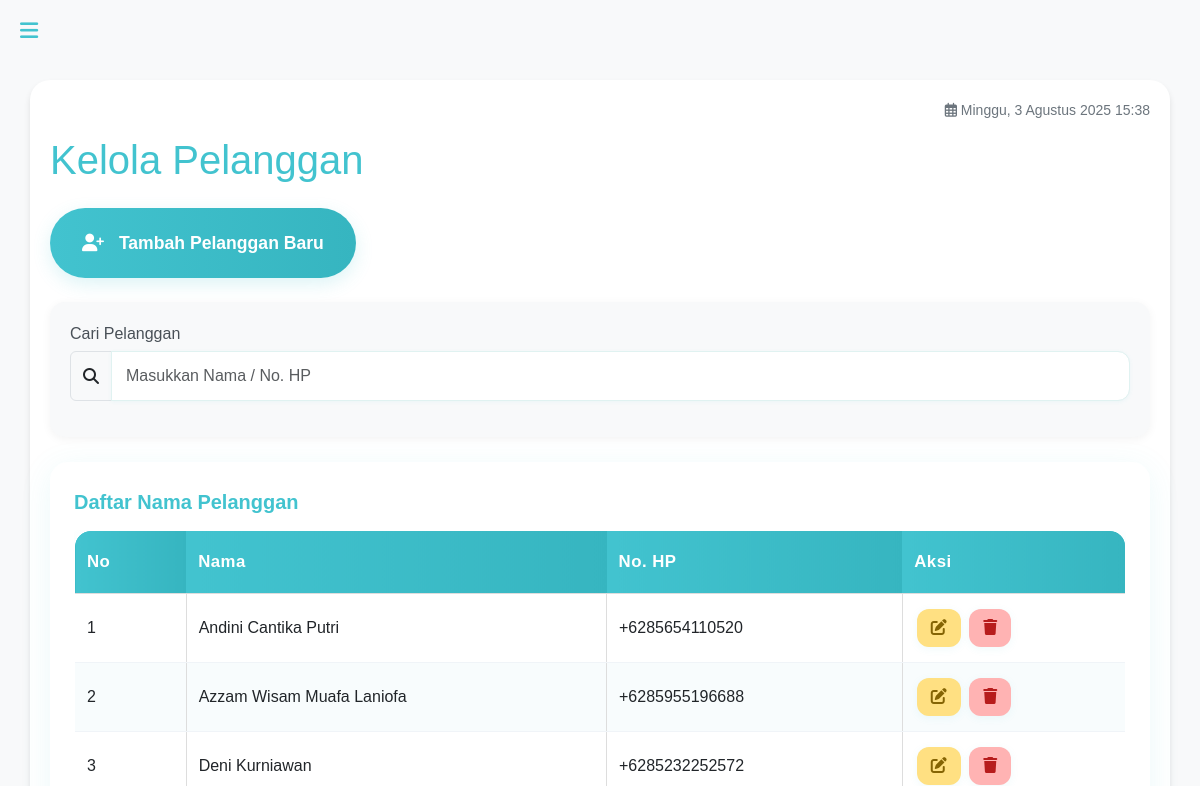
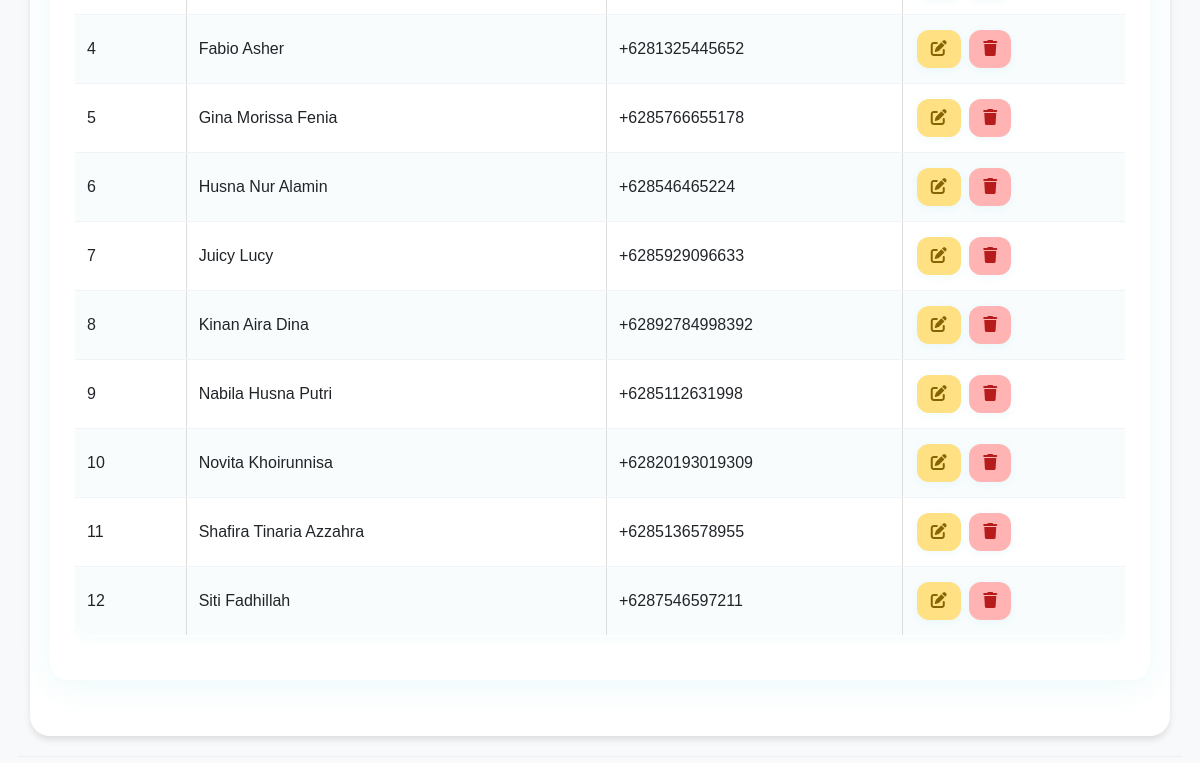
Page /admin/kelola-pelanggan.php (signed in) on the earlier database version (2 pictures, top to bottom).
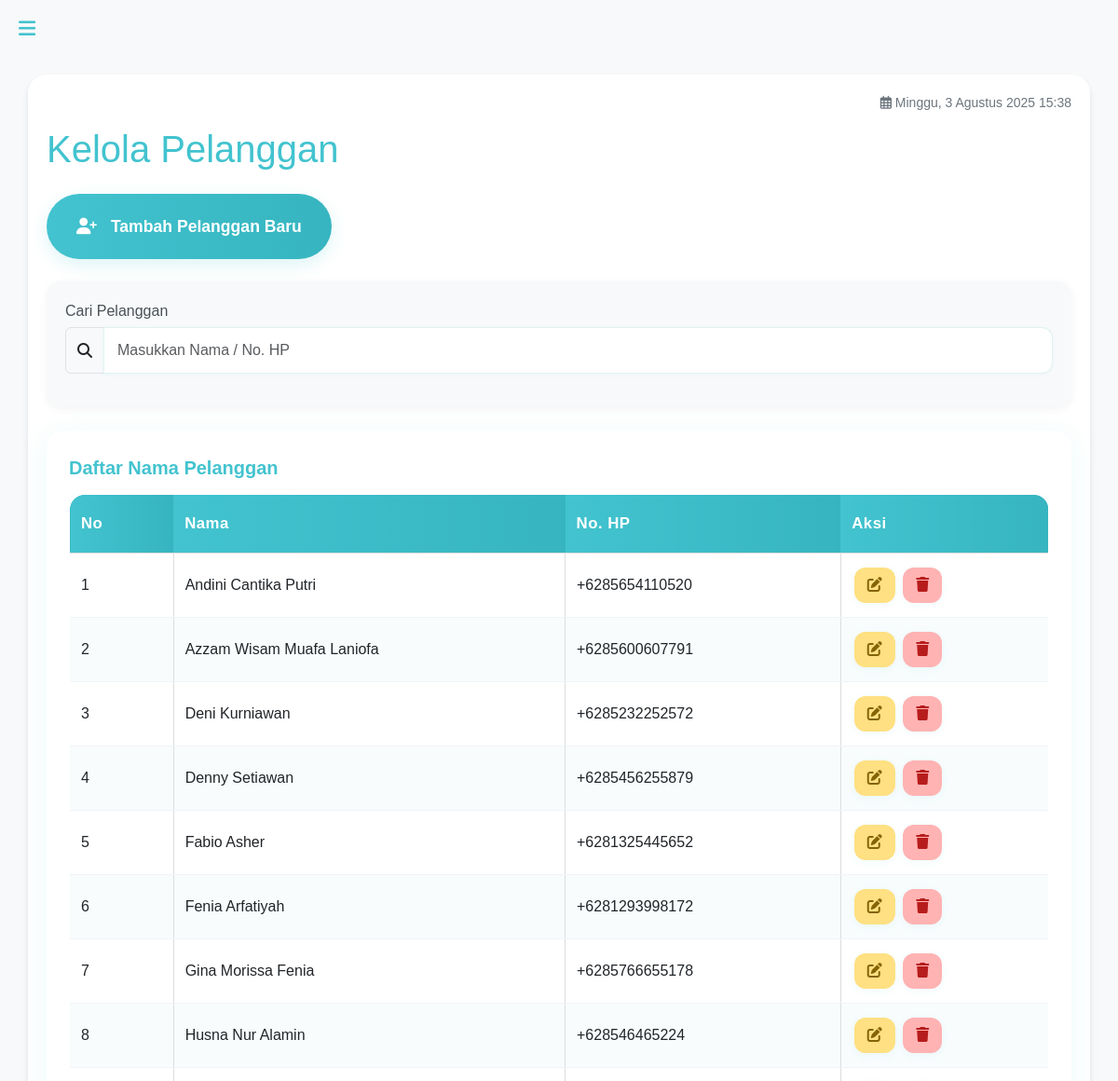
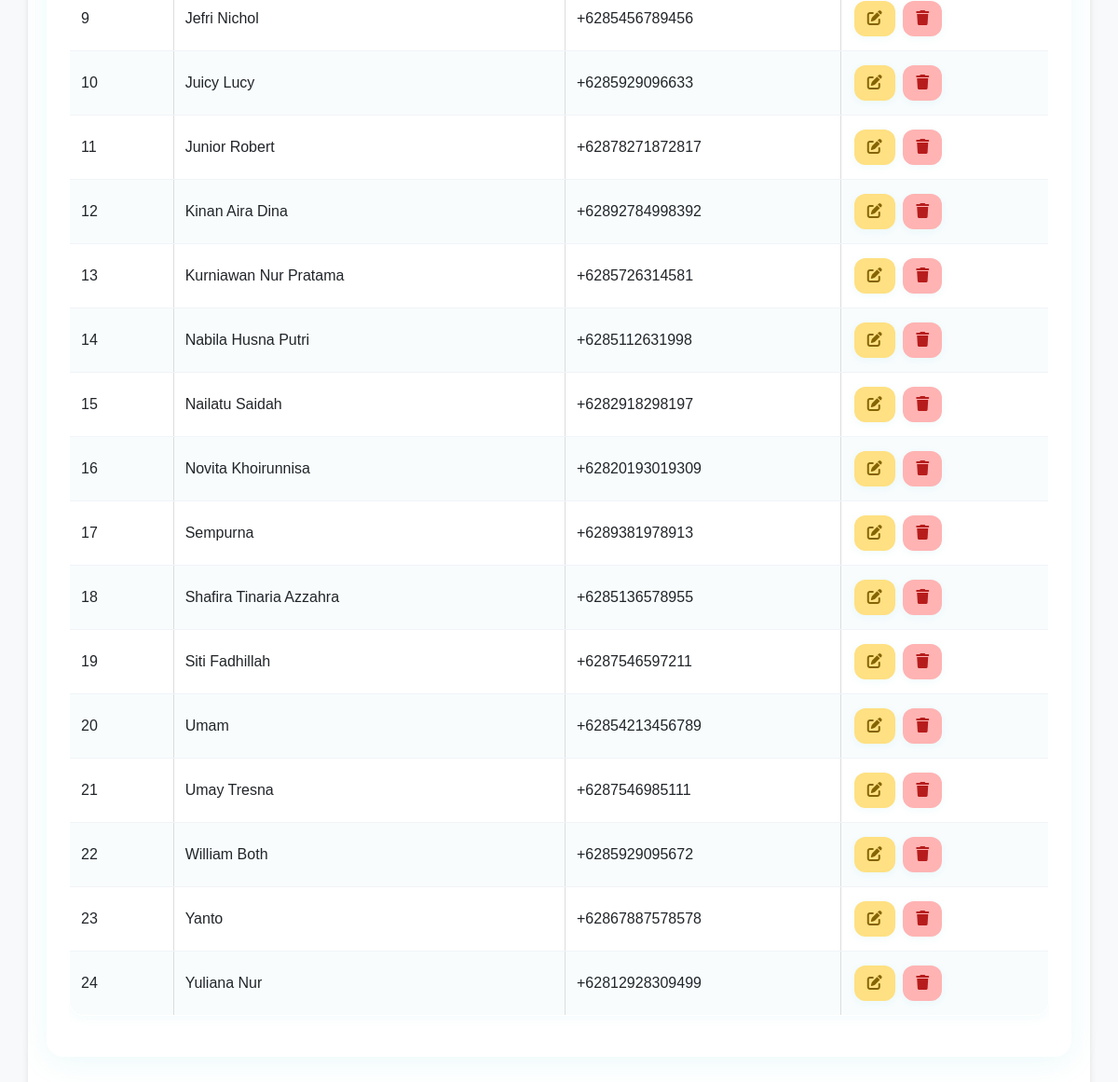
Same page on the later database version (2 pictures, top to bottom).
### tables this page shows
CREATE TABLE `pelanggan` (
  `id` int NOT NULL,
  `no_hp` varchar(15) NOT NULL,
  `nama` varchar(100) NOT NULL
);

### admin/kelola-pelanggan.php (the view, shortened to what the changed rows need)
<?php
include '../includes/db.php';
$query = "SELECT id, nama, no_hp FROM pelanggan WHERE 1=1";
$query .= " ORDER BY nama ASC";
$result = $conn->query($query);
?>
<!DOCTYPE html>
<html lang="id">
<head>
    <link rel="stylesheet" href="https://cdn.jsdelivr.net/npm/bootstrap@5.3.0/dist/css/bootstrap.min.css">
    <link rel="stylesheet" href="https://cdnjs.cloudflare.com/ajax/libs/font-awesome/6.4.0/css/all.min.css">
    <link rel="stylesheet" href="../assets/css/admin/styles.css">
</head>
<body>
    <div class="content" id="content">
        <div class="container">
            <div class="d-flex justify-content-between align-items-center mb-4">
                <h1 class="mb-0">Kelola Pelanggan</h1>
            </div>
            <div class="table-container">
                <div id="customerData">
                    <?php if ($result->num_rows > 0): ?>
                        <div class="desktop-table">
                            <div class="table-responsive">
                                <table class="table table-hover">
                                    <thead>
                                        <tr>
                                            <th width="60">No</th>
                                            <th width="40%">Nama</th>
                                            <th width="150">No. HP</th>
                                            <th width="120">Aksi</th>
                                        </tr>
                                    </thead>
                                    <tbody>
                                        <?php
                                        $no = 1;
                                        while ($row = $result->fetch_assoc()):
                                        ?>
                                            <tr>
                                                <td><?php echo $no++; ?></td>
                                                <td><?php echo $row['nama']; ?></td>
                                                <td><?php echo $row['no_hp']; ?></td>
                                                <td>
                                                    <button type="button" class="btn btn-sm btn-warning btn-action" title="Edit"
                                                            onclick="openEditModal(<?php echo $row['id']; ?>, '<?php echo addslashes($row['nama']); ?>', '<?php echo addslashes($row['no_hp']); ?>')">
                                                        <i class="fas fa-edit"></i>
                                                    </button>
                                                    <button type="button" class="btn btn-sm btn-danger btn-action" title="Hapus"
                                                            onclick="confirmDelete(<?php echo $row['id']; ?>, '<?php echo addslashes($row['nama']); ?>')">
                                                        <i class="fas fa-trash"></i>
                                                    </button>
                                                </td>
                                            </tr>
                                        <?php endwhile; ?>
                                    </tbody>
                                </table>
                            </div>
                        </div>
                    <?php endif; ?>
                </div>
            </div>
        </div>
    </div>
</body>
</html>

Differences in the rows shown:
changed pelanggan "Azzam Wisam Muafa Laniofa": no_hp "+6285955196688" → "+6285600607791"
added pelanggan: nama "Denny Setiawan", no_hp "+6285456255879"
added pelanggan: nama "Fenia Arfatiyah", no_hp "+6281293998172"
added pelanggan: nama "Jefri Nichol", no_hp "+6285456789456"
added pelanggan: nama "Junior Robert", no_hp "+62878271872817"
added pelanggan: nama "Kurniawan Nur Pratama", no_hp "+6285726314581"
added pelanggan: nama "Nailatu Saidah", no_hp "+6282918298197"
added pelanggan: nama "Sempurna", no_hp "+6289381978913"
added pelanggan: nama "Umam", no_hp "+62854213456789"
added pelanggan: nama "Umay Tresna", no_hp "+6287546985111"
added pelanggan: nama "William Both", no_hp "+6285929095672"
added pelanggan: nama "Yanto", no_hp "+62867887578578"
added pelanggan: nama "Yuliana Nur", no_hp "+62812928309499"
